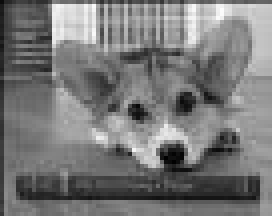
#> input picture kex5_Lab7/small-img.jpg, 68 x 54 px (shown 4 times larger)
$ jupyter execute --allow-errors kex5_Lab7.ipynb   (shell and % lines are left out)
#> lines starting #> are read from the running program, lines starting #| are printed output that depends on the picture
# Lab 7: Multirate Signal Processing and Signal Processing Applications
## Due Date: 05/02 @11:59pm

We will primarily focus on multirate signal processing - upsampling and downsampling - in this lab. We will wrap up the lab with a look at a signal processing application beyond the scope of ECE 310, but of interest in future signal processing courses.

## Multirate Signal Processing

In many signal processing applications, we would like to change the sampling rate of our digital system. This could mean either reducing or increasing our effective sampling rate. One possibility is to perform digital-to-analog (D/A) conversion, then resample our signal in the time domain to the desired rate. However, this process requires access to the desired resampling circuitry in addition to potential artifacts introduced by the D/A conversion and quantization effects when resampling the signal.

The preferred method is to perform rate conversion in the discrete sample domain. We may increase our sampling rate via a process known as upsampling or interpolation, while we may decrease our sampling rate using downsampling or decimation. In the following background sections, we will discuss the mathematical construction of upsampling and downsampling, and also discuss some practical considerations that must be made when working on multirate signal processing.

## Upsampling

Upsampling (or interpolation) by an integer factor of $U$ is accomplished by interpolating $U-1$ zeros between every entry in our original sequence. Let $x[n]$ be our original signal. Then our upsampled signal $y[n]$ will be as follows:

$$
y[n] = \begin{cases}
x\left[\frac{n}{U}\right],\quad n = \pm U, 2U, \ldots, kU\\
0, \quad \textrm{else}\\
\end{cases}
$$

$$
y[n] = \left[x[0]\quad\underbrace{0\quad 0\quad\ldots\quad0}_{U-1\textrm{ zeros}}\quad x[1]\quad\underbrace{0\quad 0\quad\ldots\quad0}_{U-1\textrm{ zeros}}\quad x[2]\quad\ldots\quad\right]
$$

The resulting DTFT for $y[n]$ may be derived as follows:

$$
Y_d(\omega) = \sum_{n=-\infty}^\infty y[n]e^{-j\omega n}
$$

$$
= \sum_{n=-\infty}^\infty x[n] e^{-j\omega nU}
$$

$$
Y_d(\omega) = X_d(U\omega).
$$

The second line above follows from the definition of $y[n]$ since the $n$'th value of $x[n]$ is actually the $Un$'th value of $y[n]$ and all other values of $y[n]$ are zero. Thus we see the resulting spectrum will be "compressed" along the frequency axis by a factor of $U$ while maintaining the same height. The issue here is that some of our adjacent $2\pi$ periodic copies of $X_d(\omega)$ will cross over into the central copy of $Y_d(\omega)$ after upsampling. This is readily apparent when we check that $Y_d(\pi) = X_d(\pi U)$, which must be greater than the $\pi$ limits of our central copy.

The simple solution is to place a low-pass filter after our upsampler to make sure we only extract the frequencies corresponding to the central copy of our original spectrum. We see that the bandwidth of this filter should be such that our cutoff frequency $\omega_c$ maps to $\pi$ in our original specturm $X_d(\omega)$. Thus, we would like $\omega_c = \frac{\pi}{U}$. Formally, our low-pass filter $A(\omega)$ will be given by

$$
A(\omega) = \begin{cases}
1, \quad |\omega| \leq \frac{\pi}{U}\\
0, \quad \frac{\pi}{U} < |\omega| \leq \pi\\
\end{cases}.
$$

This low-pass filter accomplishes the very important task of interpolating over the zeros we placed in between our original signal values. Think of the low-pass filter as "filling in the blanks" or inferring the newly interpolated information. In summary, upsampling by a factor $U$ involves interpolating $U-1$ zeros between each sample in our original signal and then low-pass filtering with a cutoff frequency of $\frac{\pi}{U}$ to prevent the inclusion of spurious frequencies presented by adjacent DTFT copies in the original signal.

## Downsampling

Downsampling (or decimation) by an integer factor $D$ is performed by only keeping every $D$'th sample in the original signal. Let $x[n]$ be our original signal. Our downsampled signal $y[n]$ is given by

$$
y[n] = x[Dn]
$$

$$
y[n] = \left[x[0]\quad x[D]\quad x[2D]\quad\ldots\quad\right]
$$

We will skip the derivation of $Y_d(\omega)$ since it is more involved than the derivation for the interpolation case. Refer to your ECE 310 textbook for the full details. The DTFT of our decimated signal $Y_d(\omega)$ is given by

$$
Y_d(\omega) = \frac{1}{D}\sum_{k=0}^{D-1}X_d\left(\frac{\omega - 2\pi k}{D}\right).
$$

Qualitatively, we see that the input spectrum will be scaled down by a factor of $\frac{1}{D}$ and the frequency axis is stretched by a factor of $D$. It is very important, however, to note that the above form assumes an appropriate anti-aliasing filter has been applied to the input signal prior to decimation. What should this filter look like? The anti-aliasing filter should remove all frequencies that would push into adjacent DTFT copies after decimation and cause aliasing. We know that the frequency axis will expand by a factor of $D$; thus, we know any frequencies beyond $\frac{\pi}{D}$ would stretch beyond $\pi$ and alias. Consequently, our anti-aliasing filter $H(\omega)$ should have the following form:

$$
H(\omega) = \begin{cases}
1, \quad |\omega| \leq \frac{\pi}{D}\\
0, \quad \frac{\pi}{D} < |\omega| \leq \pi\\
\end{cases}.
$$

We observe that if we have a multirate signal processing system that interpolates and decimates by the same factor, we will be able to use one filter for both upsampling and downsampling! The difference, of course, is that we filter before decimation and after interpolation. In summary, downsampling by a factor of $D$ requires us to first apply a low-pass anti-aliasing filter with cutoff frequency $\frac{\pi}{D}$ then discard (or decimate) every sample that is not located at a multiiple of $D$.

## Rate Conversion by $\frac{U}{D}$

One final topic we should mention is the concatenation of multiple rate conversion systems to achieve an arbitrary sampling rate. Suppose we would like to increase our sampling rate by a non-integer factor like $\frac{4}{3}$. How can you interpolate $\frac{1}{3}$ of a zero? You cannot! Instead, we may accomplish this new sampling rate by first upsampling by a factor of 4, then downsampling by a factor of 3. Furthermore, note that in this case the post-interpolation filter will have a cutoff frequency of $\frac{\pi}{4}$ and thus eliminate the need for our anti-aliasing filter before decimation since $\frac{\pi}{4}<\frac{\pi}{3}$! We may achieve any new sampling rate by the same procedure with appropriate anti-aliasing filters.

[cell 1]
#import libraries
import numpy as np
import matplotlib.pyplot as plt

from scipy import signal
from skimage.io import imread
from skimage.io import imsave

#Provided function with triangle magnitude spectrum
def toy_signal(w_c):
    N = 1000
    gain = 2*np.pi/w_c
    return gain * np.array([(np.sin(w_c/2*(n+1))/(np.pi*(n+1)))**2 if n+1 != 0 else (w_c/(2*np.pi))**2 for n in range(-N,N+1)])

## Exercise 1: Upsampling

We will begin by exploring and verifying the above theoretical discussion regarding upsampling.

a. Fill in the below function $\textrm{upsample}(U,x)$ to perform interpolation by a factor of $U$ on an input signal $x$. Verify your function correctly interpolates zeros by printing the provided test signal before and after upsampling for some integer $U$.

b. The provided function $\textrm{toy_signal}(\omega_c)$ creates a toy signal that has a triangular magnitude response with bandwidth $\omega_c$. More precisely, if our toy signal is given by $x$, the magnitude of the DTFT of this toy signal will be

$$
|X_d(\omega)| = \begin{cases}
-\left|\frac{\omega}{\omega_c}\right| + 1\,\quad |\omega| \leq \omega_c\\
0,\quad \omega_c \leq |\omega| \leq \pi\\
\end{cases}.
$$

Use the provided toy signal function to create a signal with bandwidth $\frac{\pi}{2}$ ($\omega_c = \frac{\pi}{2}$). Upsample this toy signal by a factor of $U=3$. Plot the magnitude of the FFT of the original and upsampled toy signals on separate subplots using $\textrm{np.fft.fft()}$. Hint: use $\textrm{np.fft.fftshift()}$ to zero-center the frequency spectrum and $\textrm{np.linspace()}$ to create your frequencies from $-\pi$ to $\pi$ for plotting.

c. Fill in the below function $\textrm{lowpass}(C)$ to create an appropriate low-pass filter that should follow interpolation by a factor of $C$. You may use $\textrm{signal.remez()}$ like in Lab 6 for Parks-McClellan filter design of a length 50 filter. You may also assume a transition bandwidth of $\frac{\pi}{10}$ (0.1 in normalized frequency). Apply your low-pass filter to your upsampled toy signal from part 1.(b). Plot the magnitude of the FFT of the filtered signal to verify the spurious DTFT copies have been removed by your filter. $\textbf{Note that this filtering function will also work as an anti-aliasing filter for decimation by a factor of } D$.

[cell 2]
# Author: Xu Ke
# Date: 2022.04.22

#Fill in this function for part 1.a:
def upsample(U,x):
#> called with U = 3, x = array of shape (6,)
    upsampled = []
    for i in range(len(x)):
        upsampled.append(x[i])
        for j in range(U-1):
            upsampled.append(0)
    return upsampled

#Fill in this function for part 1.c:
def lowpass(C):
    passband = [0,1/C-1/20,1/C+1/20,1]
    lpf = signal.remez(50,passband,[1,0],fs=2)
    return lpf

#Test code for part 1.a:
test_signal = np.array([1,2,3,4,5,6])
print("Test signal before upsampling is",test_signal)
print("Test signal after upsampling is",upsample(3,test_signal))


#Code for part 1.b:
toy_sig = toy_signal(np.pi/2)
toy_fft = np.fft.fftshift(np.fft.fft(toy_sig))
w_sig = np.linspace(-np.pi,np.pi,len(toy_fft))

toy_upsamp = upsample(3,toy_sig)
toy_upsamp_fft = np.fft.fftshift(np.fft.fft(toy_upsamp))
w_upsamp = np.linspace(-np.pi,np.pi,len(toy_upsamp_fft))

plt.figure(figsize=(16,5))
plt.suptitle("The magnitude of the FFT of the original and upsampled toy signals")
plt.subplot(121)
plt.plot(w_sig,abs(toy_fft))
plt.title("original")
plt.xlabel("Omega")
plt.ylabel("Magnitude")
plt.subplot(122)
plt.plot(w_upsamp,abs(toy_upsamp_fft))
plt.title("upsampled")
plt.xlabel("Omega")
plt.ylabel("Magnitude")
#plt.legend()

#Code for part 1.c:
filt_sig = signal.lfilter(lowpass(3),[1,0],toy_upsamp)
filt_fft = np.fft.fftshift(np.fft.fft(filt_sig))
w_filt = np.linspace(-np.pi,np.pi,len(filt_fft))

plt.figure(figsize=(16,5))
plt.title("The magnitude of the FFT of the filtered signal")
plt.plot(w_filt,abs(filt_fft))
plt.xlabel("Omega")
plt.ylabel("Magnitude")
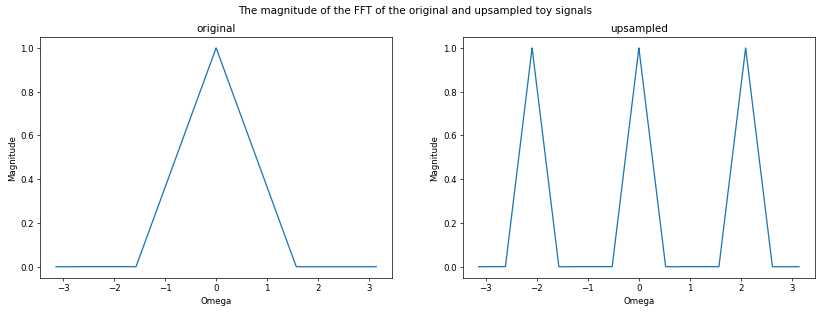
#> figure drawn by matplotlib, 2 panels; panel 1: curve peaks at x = 0, y = 1; panel 2: curve peaks at x = 0, y = 1
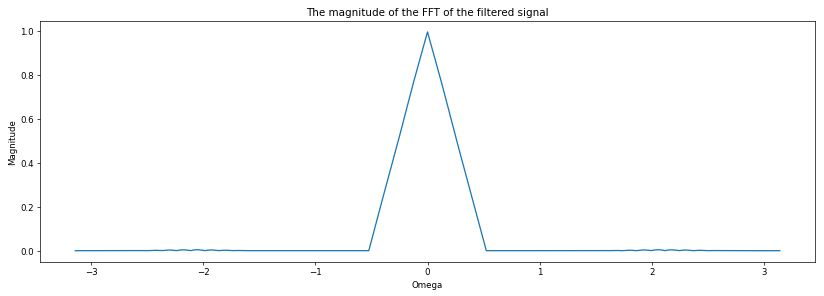
#> figure drawn by matplotlib, 1 panel; curve peaks at x = 0, y = 0.995

## Exercise 2: Downsampling

Now we will turn our attention to downsampling.

a. Fill in the below function $\textrm{downsample}(D,x)$ to perform decimation by a factor of $D$ on an input signal $x$. Verify your function correctly decimates by printing the provided test signal before and after downsampling for some integer $D$.

b. Use the provided toy signal function to create a signal with bandwidth $\frac{\pi}{2}$. Downsample this toy signal by a factor of $D=2$. Plot the magnitude of the FFT of the original and downsampled toy signals on separate subplots using $\textrm{np.fft.fft()}$ (do not forget to use $\textrm{np.fft.fftshift()}$ to center you FFT!). Do not worry about anti-aliasing filtering.

c. Use the provided toy signal function to create a signal with bandwidth $\frac{\pi}{2}$. Downsample this toy signal by a factor of $D=3$. Plot the magnitude of the FFT of the original and downsampled toy signals on separate subplots using $\textrm{np.fft.fft()}$. Do not worry about anti-aliasing filtering. Explain what is happening in the magnitude of the decimated signal's FFT.

d. Finally, let's use our upsampling, downsampling, and filtering functions to perform sampling rate conversion by a factor of $\frac{3}{5}$. This may be accomplished with two different schemes: downsampling followed by upsampling or upsampling followed by downsampling. These two schemes are not necessarily equivalent for a given input signal! Perform sampling rate conversion by a factor of $\frac{3}{5}$ using both schemes on a toy signal with bandwidth $\frac{\pi}{2}$. Plot the magnitude of the FFT for the final system output for each scheme. What are the differences between the two outputs? Which scheme do you think works best? Why? Note: remember to apply appropriate anti-aliasing and post-interpolation filters before and after downsampling and upsampling, respectively!

[cell 3]
# Author: Xu Ke
# Date: 2022.04.22

#Fill in this function for part 2.a:
def downsample(D,x):
    downsampled = x[::D]
    return downsampled

#Test code for part 2.a:
test_signal = np.array([1,2,3,4,5,6])
print("Test signal before downsampling is",test_signal)
print("Test signal after downsampling is",downsample(2,test_signal))

#Code for part 2.b:

toy_sig = toy_signal(np.pi/2)
toy_fft = np.fft.fftshift(np.fft.fft(toy_sig))
w_sig = np.linspace(-np.pi,np.pi,len(toy_fft))

toy_downsamp_2 = downsample(2,toy_sig)
toy_downsamp_2fft = np.fft.fftshift(np.fft.fft(toy_downsamp_2))
w_downsamp_2 = np.linspace(-np.pi,np.pi,len(toy_downsamp_2fft))

plt.figure(figsize=(16,5))
plt.suptitle("The magnitude of the FFT of the original and downsampled toy signals when D = 2")
plt.subplot(121)
plt.plot(w_sig,abs(toy_fft))
plt.title("original")
plt.xlabel("Omega")
plt.ylabel("Magnitude")
plt.subplot(122)
plt.plot(w_downsamp_2,abs(toy_downsamp_2fft))
plt.title("downsampled")
plt.xlabel("Omega")
plt.ylabel("Magnitude")


#Code for part 2.c:

toy_downsamp_3 = downsample(3,toy_sig)
toy_downsamp_3fft = np.fft.fftshift(np.fft.fft(toy_downsamp_3))
w_downsamp_3 = np.linspace(-np.pi,np.pi,len(toy_downsamp_3fft))

plt.figure(figsize=(16,5))
plt.suptitle("The magnitude of the FFT of the original and downsampled toy signals when D = 3")
plt.subplot(121)
plt.plot(w_sig,abs(toy_fft))
plt.title("original")
plt.xlabel("Omega")
plt.ylabel("Magnitude")
plt.subplot(122)
plt.plot(w_downsamp_3,abs(toy_downsamp_3fft))
plt.title("downsampled")
plt.xlabel("Omega")
plt.ylabel("Magnitude")

#Code for part 2.d:
up_sig = signal.filtfilt(lowpass(3),1,upsample(3,toy_sig))
up_down_sig = downsample(5,up_sig)
up_down_fft = np.fft.fftshift(np.fft.fft(up_down_sig))
w_updown = np.linspace(-np.pi,np.pi,len(up_down_fft))

sig = signal.filtfilt(lowpass(5),1,toy_sig)
down_sig = downsample(5,sig)
down_up_sig = signal.filtfilt(lowpass(3),1,upsample(3,down_sig))
down_up_fft = np.fft.fftshift(np.fft.fft(down_up_sig))
w_downup = np.linspace(-np.pi,np.pi,len(down_up_fft))

plt.figure(figsize=(16,5))
plt.suptitle("The magnitude of the FFT of the up-down and down-up sampled signals")
plt.subplot(121)
plt.plot(w_updown,abs(up_down_fft))
plt.title("up-down")
plt.xlabel("Omega")
plt.ylabel("Magnitude")
plt.subplot(122)
plt.plot(w_downup,abs(down_up_fft))
plt.title("down-up")
plt.xlabel("Omega")
plt.ylabel("Magnitude")
#plt.legend()
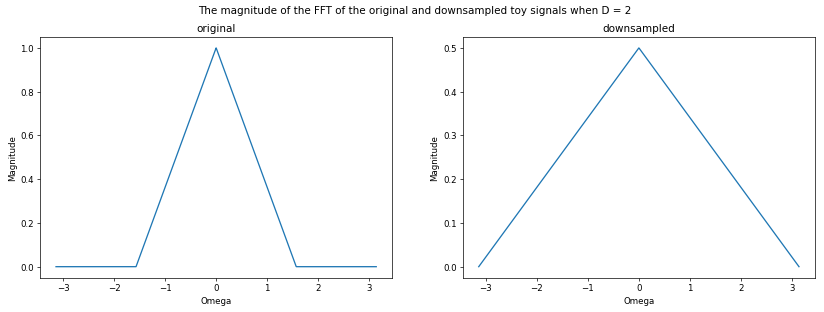
#> figure drawn by matplotlib, 2 panels; panel 1: curve peaks at x = 0, y = 1; panel 2: curve peaks at x = 0, y = 0.5

Comments for part 2.c: The magnitude becomes 1/3 (generally, 1/D) of the original signal.

Comments for part 2.d: The magnitude response for up-down is triangle while the magnitude response for down-up tends to be more smooth. I think the up-down signal is better since it has smaller degree of aliasing and thus has much more clear result. The reason behind this phenomena is that doing downsampling operation first may lose crucial data point and make it harder to recover signal shape.

## Image Resizing

One common application of multirate signal processing is image resizing. Have you ever considered what happens when you stretch or shrink an image while placing images in a document? This operation extends our previous discussion of decimation and interpolation to two dimensions. For this lab, we will focus on increasing the size of a small image.

To upsample an image, we interpolate zeros like we would for a 1D signal, except we now do this is along both the rows and columns. In this exercise, we assume we will upsample by the same factor for both rows and columns (maintain aspect ratio) though it is not difficult to extend these concepts to unique scaling for rows and columns. Consider the following example where $x$ is our original image and $y$ is the result of upsampling by a factor of two along the rows and columns:

$$
x = \begin{bmatrix}
1 & 9 & 5\\
5 & 3 & 5\\
7 & 9 & 1\\
\end{bmatrix}\quad
y = \begin{bmatrix}
1 & 0 & 9 & 0 & 5 & 0\\
0 & 0 & 0 & 0 & 0 & 0\\
5 & 0 & 3 & 0 & 5 & 0\\
0 & 0 & 0 & 0 & 0 & 0\\
7 & 0 & 9 & 0 & 1 & 0\\
0 & 0 & 0 & 0 & 0 & 0\\
\end{bmatrix}
$$

### Nearest Neighbor Interpolation
After upsampling our image, we must consider how we can fill in these new blank values. We will consider two options in this lab: nearest neighbor and bilinear intperpolation. Nearest neighbor interpolation works based on the simple assumption that the nearest original pixel is the best guess for the interpolated pixel. The assignment rule is as follows

$$
y(i,j) = x\left(\left\lfloor \frac{i}{U} \right\rfloor,\left\lfloor \frac{j}{U} \right\rfloor\right),
$$

$$
\textrm{1D Example:}\quad \begin{bmatrix}
1 & 0 & 0 & 10 & 0 & 0 & 4\\
\end{bmatrix} \rightarrow \textrm{nearest neighbor interpolation}\rightarrow
\begin{bmatrix}
1 & 1 & 1 & 10 & 10 & 10 & 4\\
\end{bmatrix}
$$

where $U$ is our upsampling factor and $\lfloor\cdot\rfloor$ is the floor operator. If we apply nearest neighbor interpolation to our upsampled image $y$, we have the following interpolated image $z_{nn}$:

$$
z_{nn} = \begin{bmatrix}
1 & 1 & 9 & 9 & 5 & 5\\
1 & 1 & 9 & 9 & 5 & 5\\
5 & 5 & 3 & 3 & 5 & 5\\
5 & 5 & 3 & 3 & 5 & 5\\
7 & 7 & 9 & 9 & 1 & 1\\
7 & 7 & 9 & 9 & 1 & 1\\
\end{bmatrix}.
$$

### Bilinear Interpolation
Bilinear interpolation is a little more complicated. Let's first consider linear interpolation in one dimension. Linear interpolation makes the assumption that adjacent original values may be connected with a straight line. The interpolated values will be assigned according to the value of the line at that interpolation location. We have actually already had experience with linear interpolation. When we plot lines in Python using Matplotlib, the points are connected using linear interpolation! Let's consider a toy 1D example of linear interpolation on a signal $a$:

$$
a = \begin{bmatrix}
1 & 0 & 0 & 10 & 0 & 0 & 4\\
\end{bmatrix} \rightarrow \textrm{linear interpolation}\rightarrow
\begin{bmatrix}
1 & 4 & 7 & 10 & 8 & 6 & 4\\
\end{bmatrix}
$$

Mathematically, if we would like to interpolate between indices $i$ and $j$ in our toy signal $a$ at index $k$ such that $i < k < j$, we will assign the value at $k$ as follows (assuming upsampling by $U$):

$$
\large{a[k] = \underbrace{(k-i)}_{\Delta x} \cdot \underbrace{\frac{a[j] - a[i]}{U}}_{\frac{\Delta y}{\Delta x}\textrm{ or slope}} + \underbrace{a[i]}_{\textrm{offset/intercept}}}.
$$

This equation should remind you of an equation of a line where we have a slope, intercept, and an independent variable in the distance from the first index $i$. Now if we would like to expand linear interpolation to become bilinear interpolation, we may simply perform linear interpolation at each row and at each column: the order does not matter! The below figure demonstrates bilinear interpolation via rows-then-colums and columns-then-rows to verify they produce the same result. $\textbf{Note that we will assume any values outside the image are zero!}$

$$
y = \begin{bmatrix}
1 & 0 & 9 & 0 & 5 & 0\\
0 & 0 & 0 & 0 & 0 & 0\\
5 & 0 & 3 & 0 & 5 & 0\\
0 & 0 & 0 & 0 & 0 & 0\\
7 & 0 & 9 & 0 & 1 & 0\\
0 & 0 & 0 & 0 & 0 & 0\\
\end{bmatrix} \rightarrow\textrm{rows}\rightarrow
\begin{bmatrix}
1 & 5 & 9 & 7 & 5 & 2.5\\
0 & 0 & 0 & 0 & 0 & 0\\
5 & 4 & 3 & 4 & 5 & 2.5\\
0 & 0 & 0 & 0 & 0 & 0\\
7 & 8 & 9 & 5 & 1 & 0.5\\
0 & 0 & 0 & 0 & 0 & 0\\
\end{bmatrix} \rightarrow\textrm{columns}\rightarrow
\begin{bmatrix}
1 & 5 & 9 & 7 & 5 & 2.5\\
3 & 4.5 & 6 & 5.5 & 5 & 2.5\\
5 & 4 & 3 & 4 & 5 & 2.5\\
6 & 6 & 6 & 4.5 & 3 & 1.5\\
7 & 8 & 9 & 5 & 1 & 0.5\\
3.5 & 4 & 4.5 & 2.5 & 0.5 & 0.25\\
\end{bmatrix}
$$

$$
y = \begin{bmatrix}
1 & 0 & 9 & 0 & 5 & 0\\
0 & 0 & 0 & 0 & 0 & 0\\
5 & 0 & 3 & 0 & 5 & 0\\
0 & 0 & 0 & 0 & 0 & 0\\
7 & 0 & 9 & 0 & 1 & 0\\
0 & 0 & 0 & 0 & 0 & 0\\
\end{bmatrix} \rightarrow\textrm{columns}\rightarrow
\begin{bmatrix}
1 & 0 & 9 & 0 & 5 & 0\\
3 & 0 & 6 & 0 & 5 & 0\\
5 & 0 & 3 & 0 & 5 & 0\\
6 & 0 & 6 & 0 & 3 & 0\\
7 & 0 & 9 & 0 & 1 & 0\\
3.5 & 0 & 4.5 & 0 & 0.5 & 0\\
\end{bmatrix}\rightarrow\textrm{rows}\rightarrow
\begin{bmatrix}
1 & 5 & 9 & 7 & 5 & 2.5\\
3 & 4.5 & 6 & 5.5 & 5 & 2.5\\
5 & 4 & 3 & 4 & 5 & 2.5\\
6 & 6 & 6 & 4.5 & 3 & 1.5\\
7 & 8 & 9 & 5 & 1 & 0.5\\
3.5 & 4 & 4.5 & 2.5 & 0.5 & 0.25\\
\end{bmatrix}
$$

## Exercise 3: Image Resizing

We have provided a small test image named ``small-img.jpg`` (shown below) that we would like to upsample.

a. Fill in the $\textrm{upsample_image}$ function below which will interpolate zeros to perform 2D upsampling. We will assume that we are upsampling our image by the same factor $U$ in both dimensions. You may re-use your $\textrm{upsample()}$ function from Exercise 1 or write new upsampling code here. Apply your upsampling code to the small image with $U=8$ and plot the result.

b. Fill in the $\textrm{nn()}$ function below, which performs nearest neighbor interpolation on an upsampled 1D-signal. Print the provided test signal and the result of applying your nearest neighbor interpolation function on the test signal. Hint: one possible solution is to convolve with a length $U$ filter. Consider what this filter may look like to perform nearest neighbor interpolation. Think about a zero-order hold!

c. Fill in the $\textrm{linear()}$ function below, which performs linear interpolation on an upsampled 1D-signal. Print the provided test signal and the result of applying your linear interpolation function on the test signal. Hint: one possible solution is to convolve with a length $2U-1$ filter. Consider what this filter may look like to perform linear interpolation. Think about a first-order hold!

d. Apply your nearest neighbor and linear interpolation functions to the your upsampled image. Note that you may simply apply each function along the rows and columns separately to perform 2D nearest neighbor inteprolation and bilinear interpolation. Plot the two resulting images and comment on the differences. We recommend you make two copies of the upsampled image to separate your nearest neighbor and bilinear inteprolation computation/results.

[cell 4]
# Author: Xu Ke
# Date: 2022.04.22

#Fill in this function for part 3.a:
def upsample_image(U,img):
    n_rows,n_cols = img.shape
    up_img = np.zeros((n_rows*U,n_cols*U))
    up_img[::U,::U] = img
    return up_img

#Fill in this function for part 3.b
#Assume x has already been upsampled
def nn(U,x):
    length = len(x)
    H = []
    for i in range(U):
        H.append(1)
    x = np.convolve(x,H)
    return x[:length]

#Fill in this function for part 3.c:
#Assume x has already been upsampled
def linear(U,x):
    length = len(x)
    H = []
    for i in range(2*U+1):
        H.append((1-abs(i-U)/U))
    x = np.convolve(x,H)
    return x[U:U+length]

#Code for part 3.a:
small_img = imread('small-img.jpg')
#> small_img is the input picture: shape (54, 68); min 0, max 252, mean 120.1
upsample_img = upsample_image(8,small_img)
#> (the rest of the program and of its run is left out)
